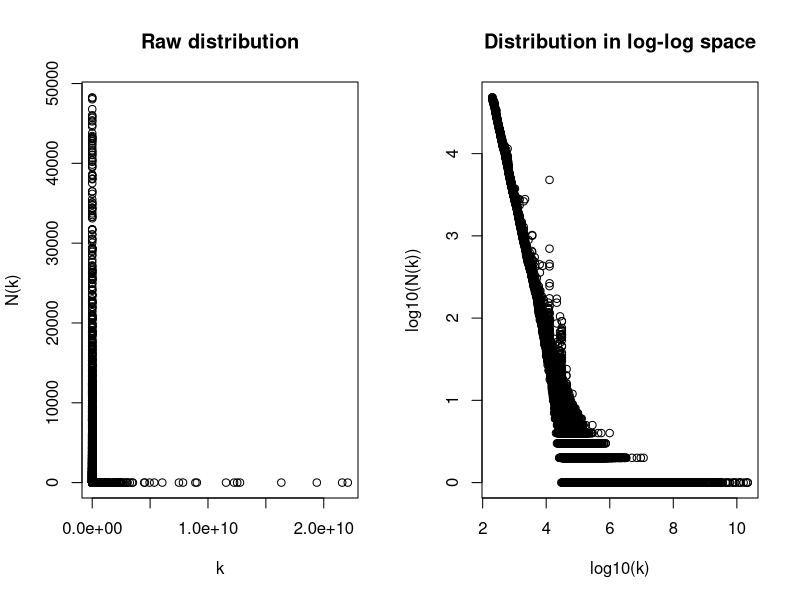
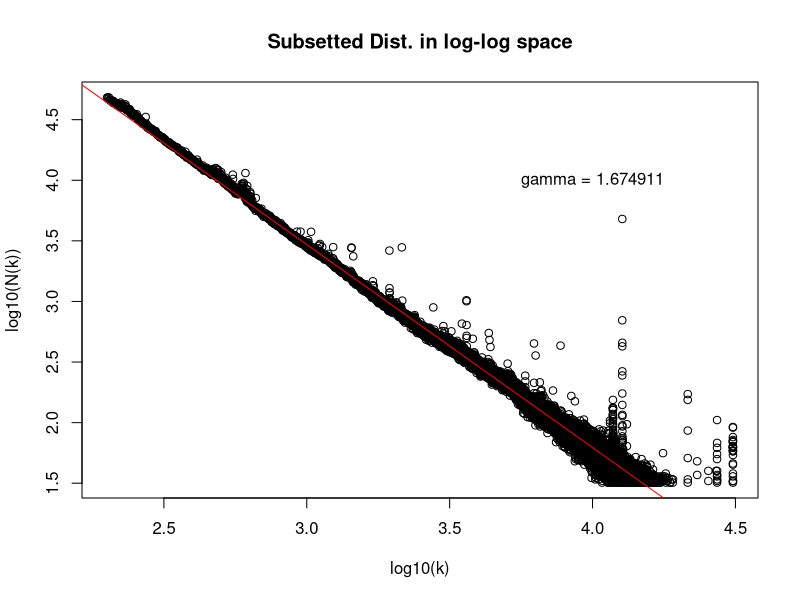

The R source for these figures, in order:
## ---- chunk 1


# Read in Data:
words <- read.table("vocab_cs_mod.txt", 
                header=TRUE, 
                sep = " ", 
                stringsAsFactors = FALSE)

# log transform
words$logk <- log10(words$X30578667846)
words$logNk <- log10(words$X1)


par(mfrow=c(1,2))

plot(x = words$X30578667846, y = words$X1, ylab = "N(k)", xlab = "k", main = "Raw distribution")

plot(y=words$logNk, x=words$logk,  ylab = "log10(N(k))", xlab = "log10(k)", main = "Distribution in log-log space")

par(mfrow=c(1,1))



## ---- chunk 2
# subset the data removing parts of figure that are below 1.5 (Nk)
wordsTrim <- words[words$logNk>1.5,]

# linear regression of subsetted data
mod <- lm(wordsTrim$logNk~wordsTrim$logk)

# plot
plot(y=wordsTrim$logNk, x=wordsTrim$logk,  ylab = "log10(N(k))", xlab = "log10(k)", main = "Subsetted Dist. in log-log space")
abline(mod, col = "red")
text(x=4, y=4, "gamma = 1.674911")

# summarize model: gamma = 1.674911
mod$coefficients

## ---- chunk 3

# mean of K
#mean(words$X30578667846)

# standard deviation of K
#sd(words$X30578667846)

# min of K
#min(words$X30578667846)

# standard deviation
#(200*sqrt(1.675-1))/((1.675-2)*sqrt(1.675-3))

# variance
(200^2*(((1.675-1)/((1.675-3)*(1.675-2)^2))))

